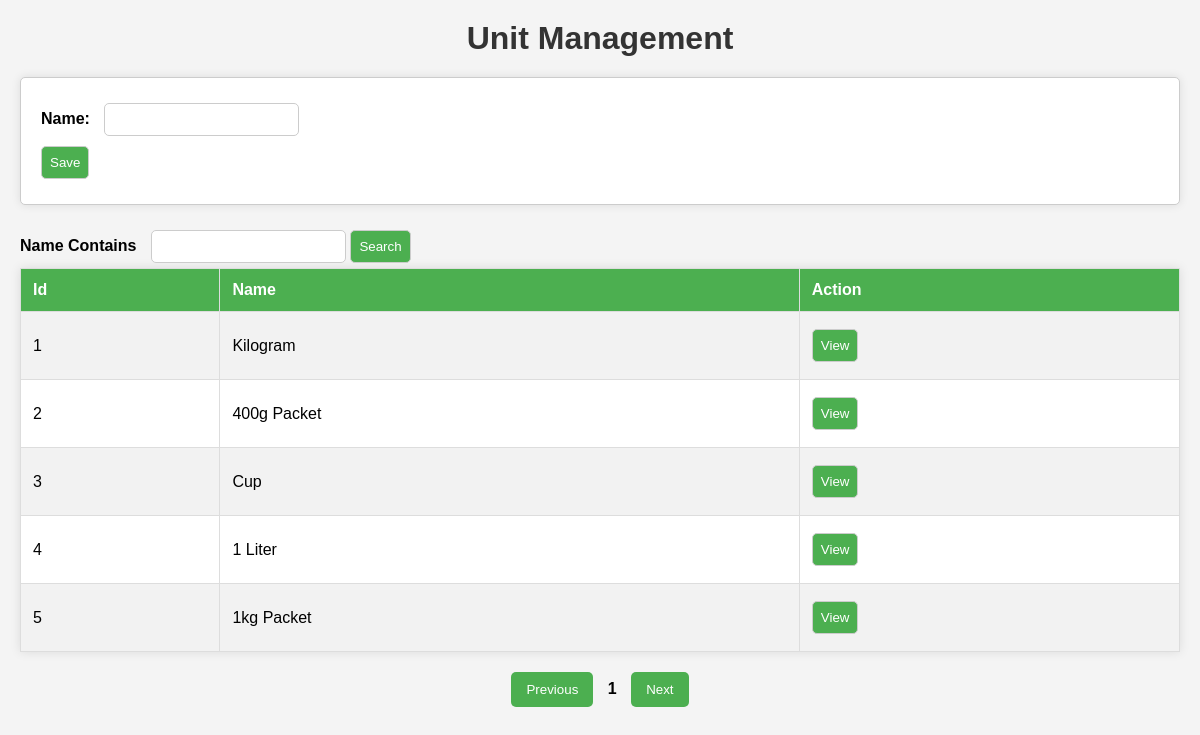
Screenshot of /app/unit/ with the database file from the repository.
### app/models.py (models this page shows, shortened)
class Unit (models.Model):
    name = models.CharField(max_length = 20)

### app/views.py (the view)
# urls.py: path('unit/', views.unit_view),
def unit_view(request):
    units = Unit.objects.all()
    if request.method == 'POST':
       form = UnitForm(request.POST)
       if form.is_valid():
           form.save()
    else:
       form = UnitForm()
    context = {'form':form, 'uts':units}
    return render (request, 'unit.html', context)

### app/forms.py
class UnitForm(forms.ModelForm):
    class Meta:
        model = Unit
        fields = '__all__'

### app/templates/unit.html (shortened to what this page needs)
<html>
<head>
</head>
<body>
    <h1>Unit Management</h1>
    <form method="POST">
        {{ form }}
        <input type="submit" value="Save">
    </form>
    <label>Name Contains</label>
    <input type="text"/>
    <button>Search</button>
    <table border="1">
        <tr>
            <th>Id</th>
            <th>Name</th>
            <th>Action</th>
        </tr>
        {% for unit in uts %}
        <tr>
            <td>{{ unit.id }}</td>
            <td>{{ unit.name }}</td>
            <td><button>View</button></td>
        </tr>
        {% endfor %}
    </table>
    <div class="pagination">
        <button>Previous</button>
        <span>1</span>
        <button>Next</button>
    </div>
</body>
</html>

### app/templates/unit.html (style rules this page uses)
body { font-family: Arial, sans-serif; margin: 20px; padding: 0; background-color: #f4f4f4; }
h1 { color: #333; text-align: center; margin-bottom: 20px; }
form { margin-bottom: 20px; background-color: #fff; padding: 20px; border: 1px solid #ccc; border-radius: 5px; box-shadow: 0 0 10px rgba(0, 0, 0, 0.1); }
label { font-weight: bold; margin-right: 10px; }
input[type="text"], input[type="submit"], button { padding: 8px; margin: 5px 0; border: 1px solid #ccc; border-radius: 5px; box-sizing: border-box; }
input[type="submit"], button { background-color: #4CAF50; color: white; cursor: pointer; }
table { width: 100%; border-collapse: collapse; margin-bottom: 20px; background-color: #fff; box-shadow: 0 0 10px rgba(0, 0, 0, 0.1); }
table, th, td { border: 1px solid #ddd; }
th, td { padding: 12px; text-align: left; }
th { background-color: #4CAF50; color: white; }
tr:nth-child(even) { background-color: #f2f2f2; }
.pagination { text-align: center; margin-top: 20px; }
.pagination button { margin: 0 5px; padding: 10px 15px; background-color: #4CAF50; color: white; border: none; border-radius: 5px; cursor: pointer; }
.pagination span { margin: 0 5px; font-weight: bold; }

### rows the page displays
Unit: id "1", name "Kilogram"
Unit: id "2", name "400g Packet"
Unit: id "3", name "Cup"
Unit: id "4", name "1 Liter"
Unit: id "5", name "1kg Packet"
